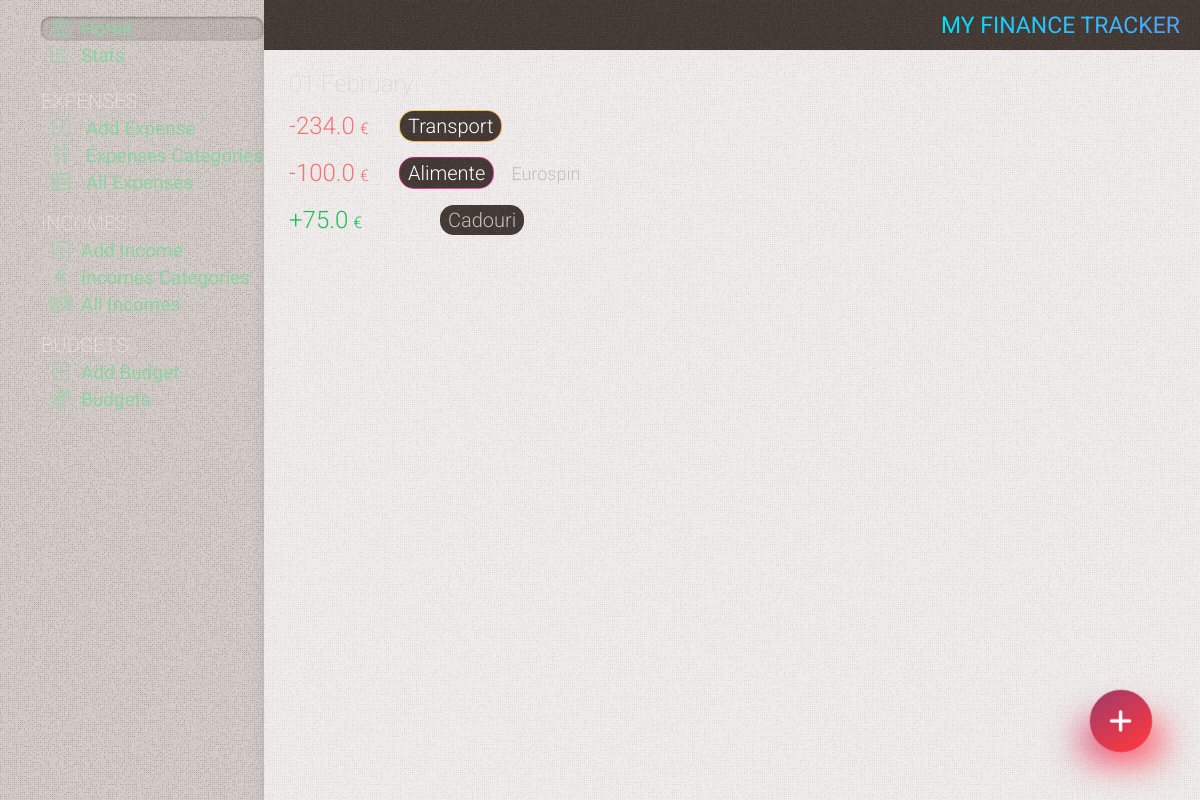
Before: / with the older database file.
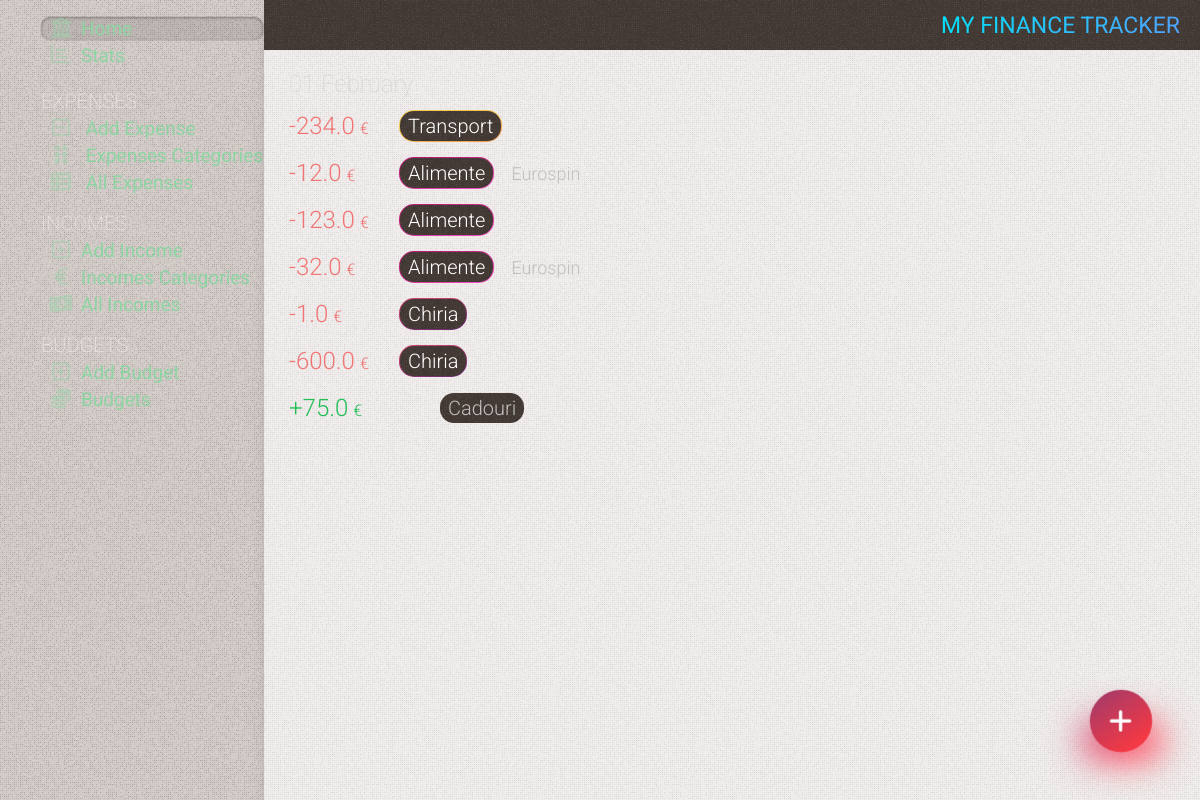
After: the same page with the newer database file.
### tables this page shows
CREATE TABLE expenses
(
    id          INTEGER PRIMARY KEY AUTOINCREMENT,
    date        TIMESTAMP NOT NULL DEFAULT CURRENT_TIMESTAMP,
    sum         REAL      NOT NULL,
    category    INTEGER   NOT NULL,
    subcategory INTEGER   NOT NULL,
    comment     TEXT

);

CREATE TABLE categories
(
    id    INTEGER PRIMARY KEY AUTOINCREMENT,
    name  TEXT NOT NULL,
    color TEXT,
    state TEXT DEFAULT false
);

CREATE TABLE subcategories
(
    id          INTEGER PRIMARY KEY AUTOINCREMENT,
    name        TEXT    NOT NULL,
    category_id INTEGER NOT NULL,
    state       TEXT DEFAULT false

);

### app.py (the view)
@app.route('/')
def index():
    conn = get_db_connection()
    this_month_transactions = conn.execute(
        "SELECT expenses.id, "
        "strftime('%Y', date) as year, "
        "strftime('%m', date) as month, "
        "strftime('%d', date) as day, "
        "categories.name as category, "
        "categories.color as color, "
        "subcategories.name as subcategory, "
        "sum, "
        "comment "
        "FROM expenses "
        "LEFT JOIN categories on categories.id = expenses.category "
        "LEFT JOIN subcategories on subcategories.id = expenses.subcategory "
        "WHERE strftime('%Y', date) = strftime('%Y', date('now')) AND strftime('%m', date) = strftime('%m', date('now')) "

        "UNION ALL "
        "SELECT incomes.id, "
        "strftime('%Y', date) as year, "
        "strftime('%m', date) as month, "
        "strftime('%d', date) as day, "
        "categories_income.name as category, "
        "NULL as color, "
        "NULL as subcategory, "
        "amount, "
        "comment "
        "FROM incomes "
        "LEFT JOIN categories_income on categories_income.id = incomes.category "
        # "LEFT JOIN subcategories on subcategories.id = incomes.subcategory "
        "WHERE strftime('%Y', date) = strftime('%Y', date('now')) AND strftime('%m', date) = strftime('%m', date('now')) "
        "ORDER BY day DESC "
    ).fetchall()
    sum_months = conn.execute(
        "SELECT "
        "sum, strftime('%m', date) as month, strftime('%Y', date) as year "
        "FROM expenses "
    ).fetchall()
    sum_months_income = conn.execute(
        "SELECT "
        "amount, strftime('%m', date) as month, strftime('%Y', date) as year "
        "FROM incomes "
    ).fetchall()
    budgets = conn.execute(
        "SELECT SUM(sum) as su, "
        "categories.name as categor, "
        "budget.amount as amount "
        "FROM  expenses "
        "LEFT JOIN categories on categories.id = expenses.category "
        "LEFT JOIN budget on categories.id = budget.category "
        "WHERE strftime('%m.%Y', date) = strftime('%m.%Y','now') "
        "GROUP BY expenses.category "
        "LIMIT 5"
    ).fetchall()
    this_year = datetime.now().year
    this_month = datetime.now().month
    category_sum_total = conn.execute(
        "SELECT  sum, categories.name as category, strftime('%m', date) as month, strftime('%Y', date) as year "
        "FROM expenses  "
        "LEFT JOIN categories on categories.id = expenses.category "
    ).fetchall()
    conn.close()
    return render_template('index.html', title='My Finance Tracker', gradient='text-gradient-blue',
                           this_month_transactions=this_month_transactions, sum_months=sum_months,
                           sum_months_income=sum_months_income, category_sum_total=category_sum_total,
                           this_year=this_year, this_month=this_month, budgets=budgets)

### app.py (called while the page is built)
def get_db_connection():
    conn = sqlite3.connect('static/database.db')
    conn.row_factory = sqlite3.Row
    return conn

@app.template_filter('month_name')
def month_name(month_number):
    return calendar.month_name[month_number]

### templates/index.html (shortened to what this page needs)
{% extends 'base.html' %} {% block content %}
	<div class="page_title {{ gradient }}" >
		<span >{% block title %} {{ title }} {% endblock %}</span >
	</div >
	<div class="content w-full" >
		<div class="flex flex-col w-full" >
			<div class="cards relative" >
				{% for key, list in this_month_transactions|groupby('day')|sort(attribute='0', reverse=True) %}
					<div class="cards-day" >{{ key }} {{ this_month|int|month_name }}</div >
					{% for id, year, month, day,  category, color, subcategory, sum, comment in list %}
						<div
								class="card flex items-center relative overflow-hidden flex-wrap {% if not color %} card-income {% endif %}" >
							<div class="flex items-center w-full" >
								<div class="card-info flex flex-1" >
									<div class="flex flex-1" >
										<span class="card-amount flex items-center" >  {{ sum }} <span >&euro;</span > </span >
										<div class="flex flex-col justify-center ml-15" >
											<div class="flex items-center" >
												<span class="{{ color }} card-category" ><span >{{ category }}</span >    </span >
												{% if (subcategory != '') and (subcategory !=None) %}
													<span class="card-subcategory ml-10" >  {{ subcategory }}  </span >
												{% endif %}
											</div >
										</div >
									</div >
								</div >
							</div >
						</div >
					{% endfor %}
				{% endfor %}
			</div >
		</div >
	</div >
{% endblock %}

### templates/base.html (shortened to what this page needs)
<!DOCTYPE html>
<html lang="en" class="dark-theme" >
<head >
	<link rel="stylesheet" href="{{ url_for('static', filename= 'css/splide.min.css') }}" />
	<link rel="stylesheet" href="https://cdnjs.cloudflare.com/ajax/libs/font-awesome/6.0.0-beta3/css/all.min.css" />
	<link rel="stylesheet" href="{{ url_for('static', filename= 'css/mmenu.css') }}" />
	<link rel="stylesheet" href="{{ url_for('static', filename= 'css/styles.css') }}" />
</head >
<body class="w-full flex flex-col" >
<div class="flex container w-full h-full flex-1" >
	<nav id="menu" >
		<ul class="list-menu" >
			<li {% if request.path == '/' %} class="active" {% endif %}><a href="{{ url_for('index') }}" ><i
					class="fa-solid fa-bank" ></i >Home</a ></li >
			<li class="list-stats {% if request.path == '/stats' %} active {% endif %}" ><a href="{{ url_for('stats') }}" ><i
					class="fa-regular fa-chart-bar" ></i >Stats</a >
			</li >
			<li class="list-title mt-20" ><span >Expenses</span >
			<li class="list-expense {% if request.path == '/add' %} active {% endif %}" ><a href="{{ url_for('add') }}" >
				<i class="fa fa-regular fa-square-minus" ></i >
				Add Expense</a >
			</li >
			<li class="list-expense {% if request.path == '/categories' or title == 'Edit Category' or title == 'Edit Subcategory' %} active {% endif %}" >
				<a href="{{ url_for('categories') }}" >
					<i class="fa fa-grip-vertical" ></i >
					Expenses Categories</a >
			</li >
			<li class="list-expense {% if request.path == '/all-expenses' %} active {% endif %}" >
				<a href="{{ url_for('all_expenses') }}" >
					<i class="fa fa-solid fa-table-list" ></i >
					All Expenses</a >
			</li >
			</li >
			<li class="list-title" ><span >Incomes</span >
			<li class="list-income {% if request.path == '/add_income' %} active {% endif %}" ><a
					href="{{ url_for('add_income') }}" ><i class="fa fa-regular fa-square-plus" ></i >Add
																																														Income</a >
			</li >
			<li class="list-income {% if request.path == '/categories_income' or title == 'Edit Category Income' %} active {% endif %}" >
				<a href="{{ url_for('categories_income') }}" ><i class="fa fa-solid fa-euro-sign" ></i >Incomes
																																																Categories</a >
			</li >
			<li class="list-income {% if request.path == '/incomes' %} active {% endif %}" ><a
					href="{{ url_for('incomes') }}" ><i class="fa fa-solid fa-money-bill-1-wave" ></i >All
																																														 Incomes</a >
			</li >
			</li >
			<li class="list-title" ><span >Budgets</span >
			<li class="list-budget {% if request.path == '/add_budget' %} active {% endif %}" ><a
					href="{{ url_for('add_budget') }}" ><i class="fa fa-regular fa-square-plus" ></i >Add
																																														Budget</a >
			</li >
			<li class="list-budget {% if request.path == '/budgets' or title == 'Edit Budget' %} active {% endif %}" ><a
					href="{{ url_for('budgets') }}" ><i class="fa-solid fa-coins" ></i >Budgets</a ></li >
			</li >
		</ul >
	</nav >
	<div class="right-container overflow--hidden flex-1 " >
		{% block content %} {% endblock %}
	</div >
</div >
{% if request.path == '/' or request.path == '/all-expenses' %}
	<a href="/add" class="fancy-button  bg-gradient-red add" ><span ><i class="fa-solid fa-plus" ></i ></span ></a >
{% elif request.path == '/incomes' %}
	<a href="/add_income" class="fancy-button  bg-gradient-green add" ><span ><i
			class="fa-solid fa-plus" ></i ></span ></a >
{% endif %}
<link rel="stylesheet" href="https://cdn.jsdelivr.net/npm/flatpickr/dist/flatpickr.min.css" >
</body >
</html >

### static/css/mmenu.css (style rules this page uses)
:root { --mm-line-height: 20px; --mm-listitem-size: 44px; --mm-navbar-size: 44px; --mm-offset-top: 0; --mm-offset-right: 0; --mm-offset-bottom: 0; --mm-offset-left: 0; --mm-color-border: rgba(0, 0, 0, 0.1); --mm-color-button: rgba(0, 0, 0, 0.3); --mm-color-text: rgba(0, 0, 0, 0.75); --mm-color-text-dimmed: rgba(0, 0, 0, 0.3); --mm-color-background: #f3f3f3; --mm-color-background-highlight: rgba(0, 0, 0, 0.05); --mm-color-background-emphasis: rgba(255, 255, 255, 0.4); --mm-shadow: 0 0 10px rgba(0, 0, 0, 0.3) }
:root { --mm-iconbar-size: 50px }
:root { --mm-iconpanel-size: 50px }
:root { --mm-sidebar-collapsed-size: 50px; --mm-sidebar-expanded-size: 440px }

Changed rows visible on the page:
changed expenses (number 2 of 6 on the later page): sum "100.0" → "12.0"
added expenses: sum "123.0", name "Alimente"
added expenses: sum "32.0", name "Alimente", name "Eurospin"
added expenses: sum "1.0", name "Chiria"
added expenses: sum "600.0", name "Chiria"
